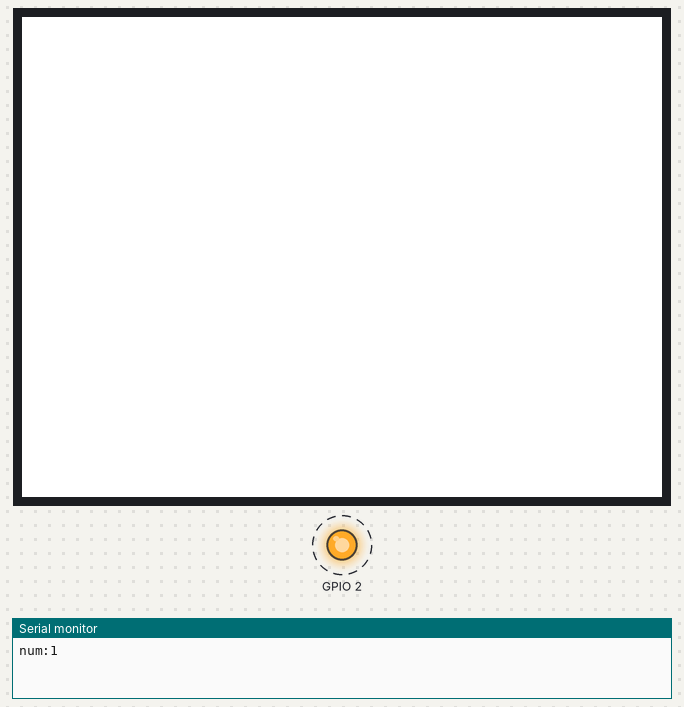
Recording of a program running on a simulated ESP32. On the bench: 320×240 colour display, output pins drawn as LEDs (lit = HIGH), the last lines printed to the serial monitor. Dashed ring = blinking.

Above: at 0.7 s.
At 3.9 s:
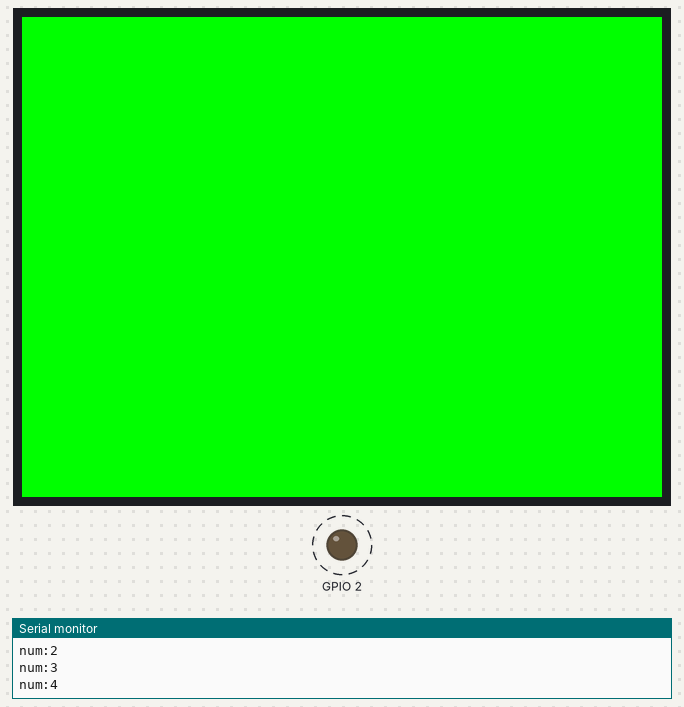
Timing chart, 0 to 5.1 s (numbered marks = the images above):
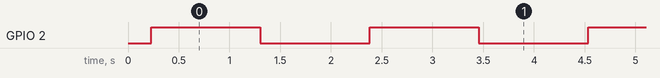

The program:

main.cpp
```cpp
#include <Arduino.h>
#include <M5Stack.h>

const int LED_PIN = G2;
int num = 0;

void setup()
{
    // put your setup code here, to run once:
    M5.begin();
    M5.Power.begin();
    pinMode(LED_PIN, OUTPUT);
    Serial.begin(9600);
}

void loop()
{
    if (num % 2 == 0)
    {
        M5.Lcd.fillScreen(WHITE);
        digitalWrite(LED_PIN, HIGH);
    }
    else
    {
        M5.Lcd.fillScreen(GREEN);
        digitalWrite(LED_PIN, LOW);
    }
    num++;
    Serial.print("num:");
    Serial.println(num);
    delay(1000);
}
```

Measured:
- by itself, GPIO 2: alternates HIGH for 1.1 s and LOW for 1.1 s
